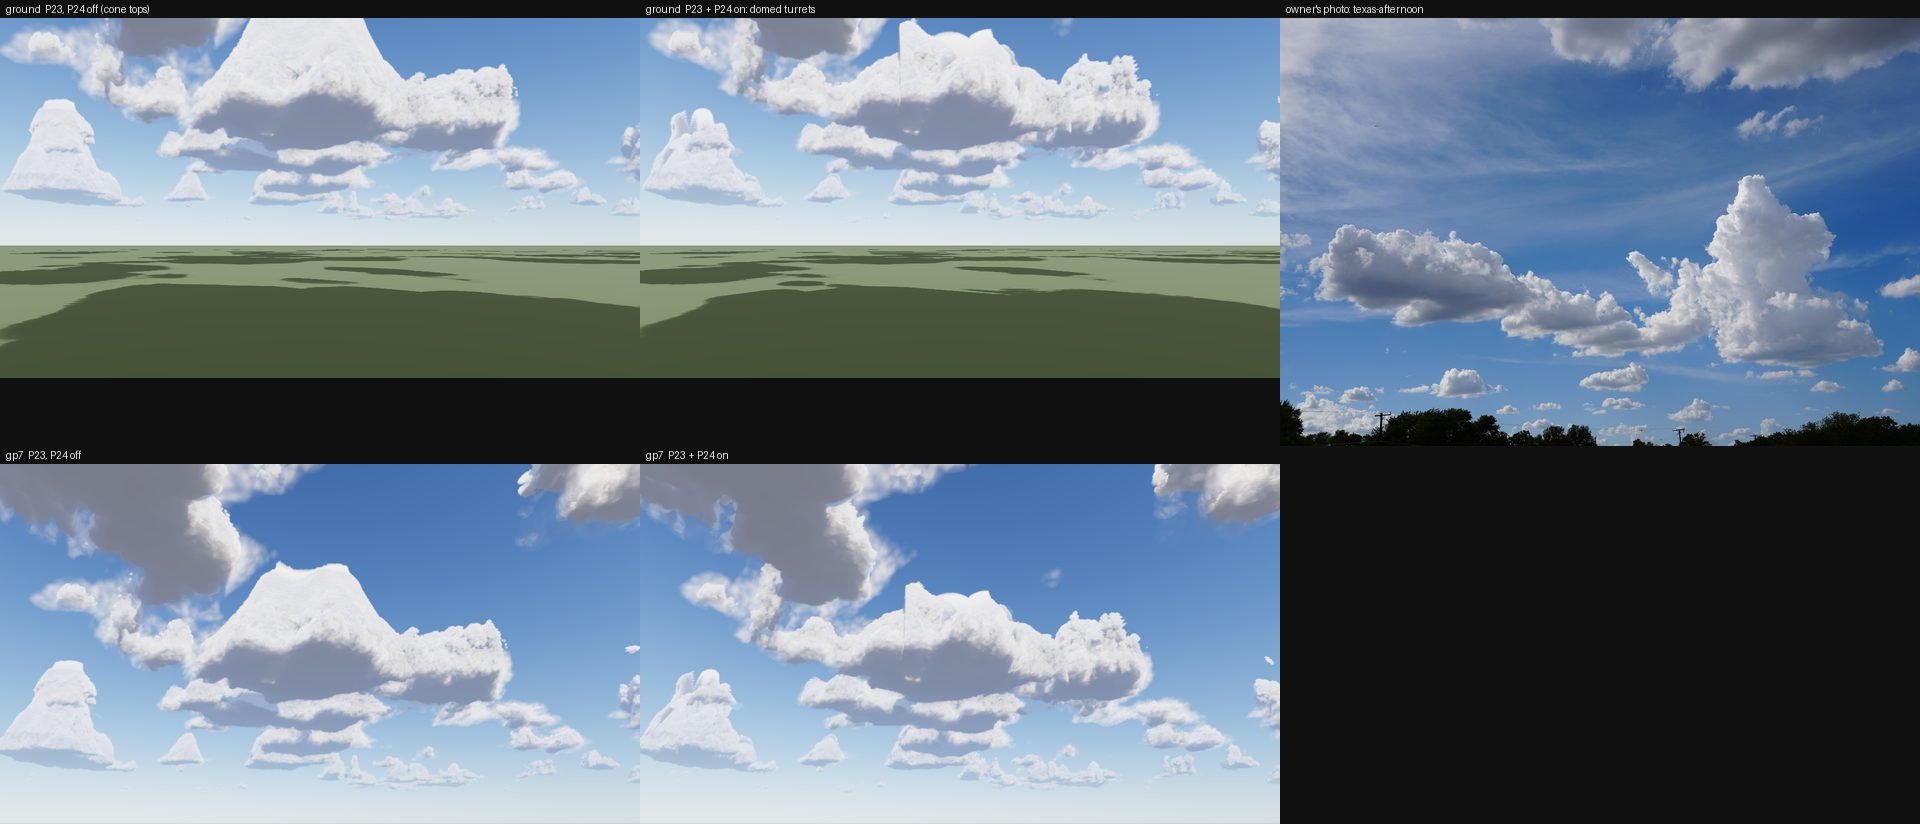

Reproduce this figure in Python.
# P2.3b sheet: ground P24 off | P24 on | owner's photo (texas-afternoon), then gp7 old | new. Run from the repo root.
import sys
from PIL import Image, ImageDraw
D = 'work/captures/P2-3b/'
PHOTO = sys.argv[1] if len(sys.argv) > 1 else '/Users/dex/Developer/WebGPUClouds/artifacts/research/cloud-photos/_targets/texas-afternoon.jpg'
W = 640
def tile(path):
    im = Image.open(path).convert('RGB')
    return im.resize((W, round(im.height * W / im.width)), Image.LANCZOS)
row1 = [(tile(D + 'off/ground.png'), 'ground  P23, P24 off (cone tops)'), (tile(D + 'on/ground.png'), 'ground  P23 + P24 on: domed turrets'), (tile(PHOTO), "owner's photo: texas-afternoon")]
row2 = [(tile(D + 'off/gp7.png'), 'gp7  P23, P24 off'), (tile(D + 'on/gp7.png'), 'gp7  P23 + P24 on')]
L = 18
h1 = max(t.height for t, _ in row1); h2 = max(t.height for t, _ in row2)
sheet = Image.new('RGB', (3 * W, 2 * L + h1 + h2), (17, 17, 17))
d = ImageDraw.Draw(sheet)
for r, (row, y) in enumerate([(row1, 0), (row2, L + h1)]):
    for i, (t, label) in enumerate(row):
        d.text((i * W + 6, y + 3), label, fill=(230, 230, 230))
        sheet.paste(t, (i * W, y + L))
sheet.save(D + 'sheet.jpg', quality=82)
